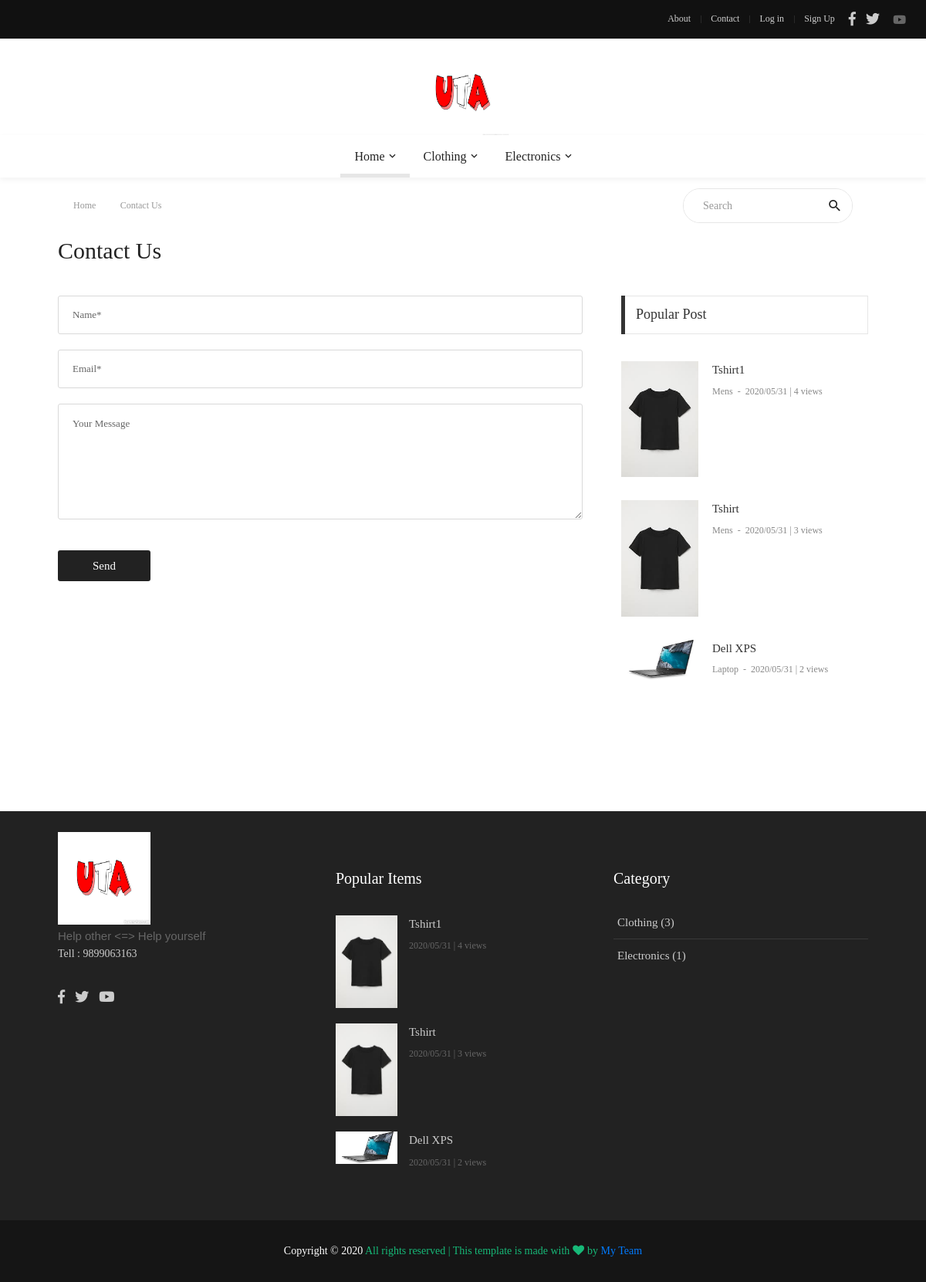
Page /contact/ on the committed database.
### main/models.py (models this page shows, shortened)
class Main(models.Model):
    name = models.CharField(max_length=30)
    about = models.TextField()
    abouttxt = models.TextField(default="-")
    fb = models.CharField(default="-", max_length=30)
    tw = models.CharField(default="-", max_length=30)
    yt = models.CharField(default="-", max_length=30)
    tell = models.CharField(default="-", max_length=30)
    link = models.CharField(default="-", max_length=30)
    set_name = models.CharField(default="-", max_length=30)
    picurl = models.TextField(default="")
    picname = models.TextField(default="")
    picurl2 = models.TextField(default="")
    picname2 = models.TextField(default="")

### cat/models.py (models this page shows, shortened)
class Cat(models.Model):
    name = models.CharField(max_length=50)
    count = models.IntegerField(default = 0) #this is required to keep count of category

### items/models.py (models this page shows, shortened)
class Items(models.Model):
    name = models.CharField(max_length=150)
    short_txt = models.TextField()
    body_txt = models.TextField() #after click takes to the full items
    date = models.CharField(max_length=12)
    time = models.CharField(max_length=12,default='00:00')
    picname = models.TextField() #saving a pic is not enough also need to be deleted when the items post is deleted
    picurl = models.TextField(default='-')
    owner = models.ForeignKey(User,on_delete=models.CASCADE)
    catname = models.CharField(max_length=50,default='-')
    catid = models.IntegerField(default=0)
    ocatid = models.IntegerField(default=0) #keep track of main category
    show = models.IntegerField(default=0)

### main/views.py (the view)
# urls.py: url(r'^contact/$', views.contact, name='contact'),
def contact(request):
    site = Main.objects.get(pk=1) #for this we don't have to use for loops
    items = Items.objects.all().order_by('-pk') #latest items at first
    cat = Cat.objects.all() #to show categories in footer
    subcat = SubCat.objects.all()
    lastitems = Items.objects.all().order_by('-pk')[:3] #latest 3 items at first
    popitems = Items.objects.all().order_by('-show')[:3]
    return render(request, 'front/contact.html', {'site':site, 'items':items, 'cat':cat, 'subcat':subcat, 'lastitems':lastitems, 'popitems':popitems})

### main/templates/front/contact.html (shortened to what this page needs)
{% extends 'front/master.html' %}
{% load static %}
{% block mainblock %}
	<div class="container">
		<div class="headline bg0 flex-wr-sb-c p-rl-20 p-tb-8">
			<div class="f2-s-1 p-r-30 m-tb-6">
				<a href="/" class="breadcrumb-item f1-s-3 cl9">
					Home
				</a>
				<span class="breadcrumb-item f1-s-3 cl9">
					Contact Us
				</span>
			</div>
			<div class="pos-relative size-a-2 bo-1-rad-22 of-hidden bocl11 m-tb-6">
				<input class="f1-s-1 cl6 plh9 s-full p-l-25 p-r-45" type="text" name="search" placeholder="Search">
				<button class="flex-c-c size-a-1 ab-t-r fs-20 cl2 hov-cl10 trans-03">
					<i class="zmdi zmdi-search"></i>
				</button>
			</div>
		</div>
	</div>
	<div class="container p-t-4 p-b-40">
		<h2 class="f1-l-1 cl2">
			Contact Us
		</h2>
	</div>
	<section class="bg0 p-b-60">
		<div class="container">
			<div class="row justify-content-center">
				<div class="col-md-7 col-lg-8 p-b-80">
					<div class="p-r-10 p-r-0-sr991">
						<form action="{% url 'contact_add' %}" method="POST">
							<input class="bo-1-rad-3 bocl13 size-a-19 f1-s-13 cl5 plh6 p-rl-18 m-b-20" type="text" name="name" placeholder="Name*">
							<input class="bo-1-rad-3 bocl13 size-a-19 f1-s-13 cl5 plh6 p-rl-18 m-b-20" type="text" name="email" placeholder="Email*">
							<textarea class="bo-1-rad-3 bocl13 size-a-15 f1-s-13 cl5 plh6 p-rl-18 p-tb-14 m-b-20" name="msg" placeholder="Your Message"></textarea>
							<button type="submit" class="size-a-20 bg2 borad-3 f1-s-12 cl0 hov-btn1 trans-03 p-rl-15 m-t-20">
								Send
							</button>
						</form>
					</div>
				</div>
				<div class="col-md-5 col-lg-4 p-b-80">
					<div class="p-l-10 p-rl-0-sr991">
						<div>
							<div class="how2 how2-cl4 flex-s-c">
								<h3 class="f1-m-2 cl3 tab01-title">
									Popular Post
								</h3>
							</div>
							<ul class="p-t-35">
                                {%for p in popitems%}
								<li class="flex-wr-sb-s p-b-30">
									<a href="{% url 'items_detail' word=p.name %}" class="size-w-10 wrap-pic-w hov1 trans-03">
										<img src="{{p.picurl}}" alt="IMG">
									</a>
									<div class="size-w-11">
										<h6 class="p-b-4">
											<a href="{% url 'items_detail' word=p.name %}" class="f1-s-5 cl3 hov-cl10 trans-03">
												{{p.name}}
											</a>
										</h6>
										<span class="cl8 txt-center p-b-24">
											<a href="#" class="f1-s-6 cl8 hov-cl10 trans-03">
												{{p.catname}}
											</a>
											<span class="f1-s-3 m-rl-3">
												-
											</span>
											<span class="f1-s-3">
												{{p.date}} | {{p.show}} views
											</span>
										</span>
									</div>
								</li>
                                {% endfor %}
							</ul>
						</div>
					</div>
				</div>
			</div>
		</div>
	</section>
{% endblock %}

### main/templates/front/master.html (shortened to what this page needs)
{% load static %}
<!DOCTYPE html>
<html lang="en">
<head>
	<link rel="stylesheet" type="text/css" href="{% static 'front/vendor/bootstrap/css/bootstrap.min.css' %}">
	<link rel="stylesheet" type="text/css"
		href="{% static 'front/fonts/fontawesome-5.0.8/css/fontawesome-all.min.css' %}">
	<link rel="stylesheet" type="text/css"
		href="{% static 'front/fonts/iconic/css/material-design-iconic-font.min.css' %}">
	<link rel="stylesheet" type="text/css" href="{% static 'front/vendor/animate/animate.css' %}">
	<link rel="stylesheet" type="text/css" href="{% static 'front/vendor/css-hamburgers/hamburgers.min.css' %}">
	<link rel="stylesheet" type="text/css" href="{% static 'front/vendor/animsition/css/animsition.min.css' %}">
	<link rel="stylesheet" type="text/css" href="{% static 'front/css/util.min.css' %}">
	<link rel="stylesheet" type="text/css" href="{% static 'front/css/main.css' %}">
</head>
<body class="animsition">
	<header>
		<div class="container-menu-desktop">
			<div class="topbar">
				<div class="content-topbar h-100 p-rl-30">
					<div class="align-self-stretch size-w-0 pos-relative m-r-30">
					</div>
					<div class="flex-wr-e-c">
						<div class="left-topbar">
							<a href="/about" class="left-topbar-item">
								About
							</a>
							<a href="/contact" class="left-topbar-item">
								Contact
							</a>
							{% if user.is_authenticated %}
							<a href="/post/items" class="left-topbar-item">
								PostItems
							</a>
							<a href="{% url 'my-list'%}" class="left-topbar-item">
								Profile
							</a>
							<a href="/login" class="left-topbar-item">
								Log out
							</a>
							{% else%}
							<a href="/login" class="left-topbar-item">
								Log in
							</a>
							<a href="/login" class="left-topbar-item">
								Sign Up
							</a>
							{% endif%}
						</div>
						<div class="right-topbar p-l-18">
							<a href="#">
								<span class="fab fa-facebook-f"></span>
							</a>
							<a href="#">
								<span class="fab fa-twitter"></span>
							</a>
								<span class="fab fa-youtube"></span>
						</div>
					</div>
				</div>
			</div>
			<div class="wrap-logo no-banner container">
				<div class="logo">
					<a href="/"><img style="display: inline-block; width:120px; height:120px;" src="{{ site.picurl2 }}"
							alt="LOGO"></a>
				</div>
			</div>
			<div class="wrap-main-nav">
				<div class="main-nav">
					<nav class="menu-desktop">
						<ul class="main-menu justify-content-center">
							<li class="main-menu-active">
								<a href="/">Home</a>
							</li>
							{% for gg in cat %}
							{% if gg.count != 0 %}
							<li class="mega-menu-item">
								<a href="#">{{gg.name}}</a>
							</li>
							{% endif %}
							{% endfor %}
						</ul>
					</nav>
				</div>
			</div>
		</div>
	</header>
	{% block mainblock %}
	{% endblock %}
	<footer>
		<div class="bg2 p-t-40 p-b-25">
			<div class="container">
				<div class="row">
					<div class="col-lg-4 p-b-20">
						<div class="size-h-3 flex-s-c">
							<a href="#">
								<img style="display: inline-block; width:120px; height:120px;" class="max-s-full"
									src="{{ site.picurl }}" alt="LOGO">
							</a>
						</div>
						<div>
							<p class="f1-s-1 cl11 p-b-16">
								{{ site.about|safe }}
							</p>
							<p class="f1-s-1 cl11 p-b-16">
								Tell : {{ site.tell }}
							</p>
							<div class="p-t-15">
								<a href="#" class="fs-18 cl11 hov-cl10 trans-03 m-r-8">
									<span class="fab fa-facebook-f"></span>
								</a>
								<a href="#" class="fs-18 cl11 hov-cl10 trans-03 m-r-8">
									<span class="fab fa-twitter"></span>
								</a>
								<a href="#" class="fs-18 cl11 hov-cl10 trans-03 m-r-8">
									<span class="fab fa-youtube"></span>
								</a>
							</div>
						</div>
					</div>
					<div class="col-sm-6 col-lg-4 p-b-20">
						<div class="size-h-3 flex-s-c">
							<h5 class="f1-m-7 cl0">
								Popular Items
							</h5>
						</div>
						<ul>
							{% for p in popitems %}
							<li class="flex-wr-sb-s p-b-20">
								<a href="{% url 'items_detail' word=p.name %}"
									class="size-w-4 wrap-pic-w hov1 trans-03">
									<img src="{{p.picurl}}" alt="IMG">
								</a>
								<div class="size-w-5">
									<h6 class="p-b-5">
										<a href="{% url 'items_detail' word=p.name %}"
											class="f1-s-5 cl11 hov-cl10 trans-03">
											{{p.name}}
										</a>
									</h6>
									<span class="f1-s-3 cl6">
										{{p.date}} | {{p.show}} views
									</span>
								</div>
							</li>
							{% endfor %}
						</ul>
					</div>
					<div class="col-sm-6 col-lg-4 p-b-20">
						<div class="size-h-3 flex-s-c">
							<h5 class="f1-m-7 cl0">
								Category
							</h5>
						</div>
						<ul class="m-t--12">
							{% for c in cat %}
							{% if c.count != 0 %}
							<li class="how-bor1 p-rl-5 p-tb-10">
								<a href="#" class="f1-s-5 cl11 hov-cl10 trans-03 p-tb-8">
									{{c.name}} ({{c.count}})
								</a>
							</li>
							{% endif %}
							{% endfor %}
						</ul>
					</div>
				</div>
			</div>
		</div>
		<div class="bg11">
			<div class="container size-h-4 flex-c-c p-tb-15">
				<span class="f1-s-1 cl0 txt-center">
					Copyright © 2020
					<a href="/" class="f1-s-1 cl10 hov-link1">
						</script> All rights reserved | This template is made with <i class="fa fa-heart"
							aria-hidden="true"></i> by <a href="{{site.link}}" target="_blank">My Team</a>
				</span>
			</div>
		</div>
	</footer>
</body>
</html>

### rows in the picture
Main: picurl2 (picture), picurl (picture), about "Help other <=> Help yourself", tell "9899063163"
Cat: name "Clothing", count "3"
Cat: name "Electronics", count "1"
Items: picurl (picture), name "Tshirt1", catname "Mens", date "2020/05/31", show "4"
Items: picurl (picture), name "Tshirt", catname "Mens", date "2020/05/31", show "3"
Items: picurl (picture), name "Dell XPS", catname "Laptop", date "2020/05/31", show "2"
